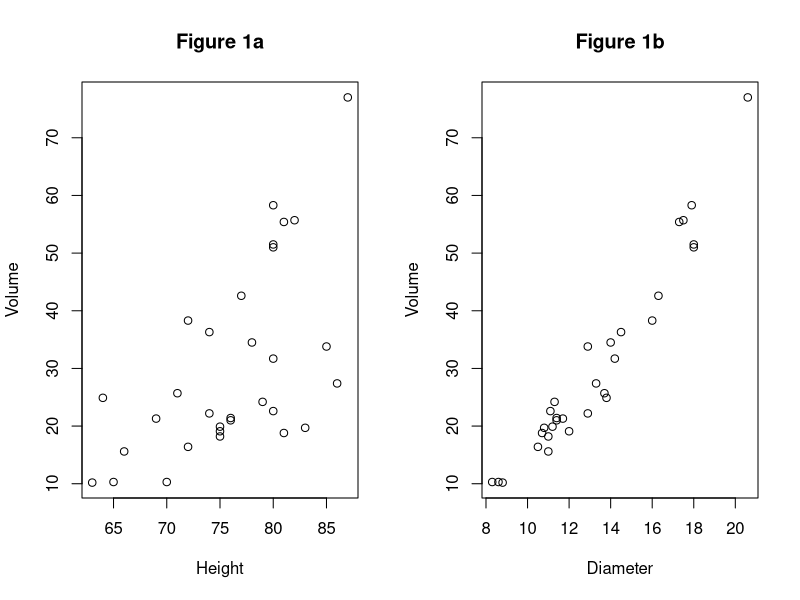
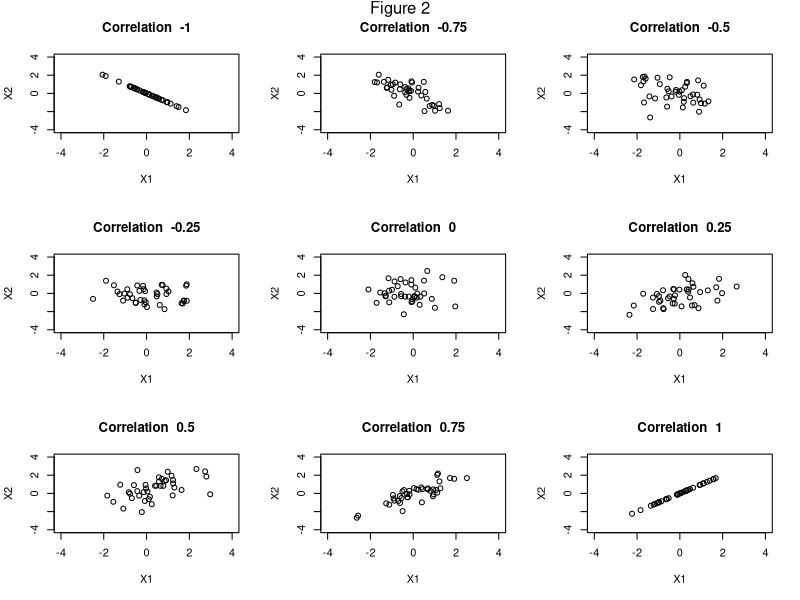
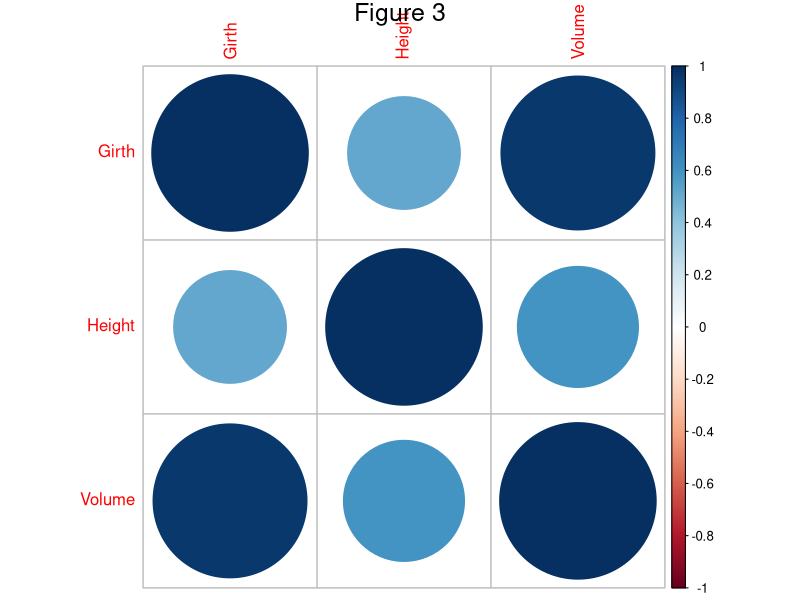
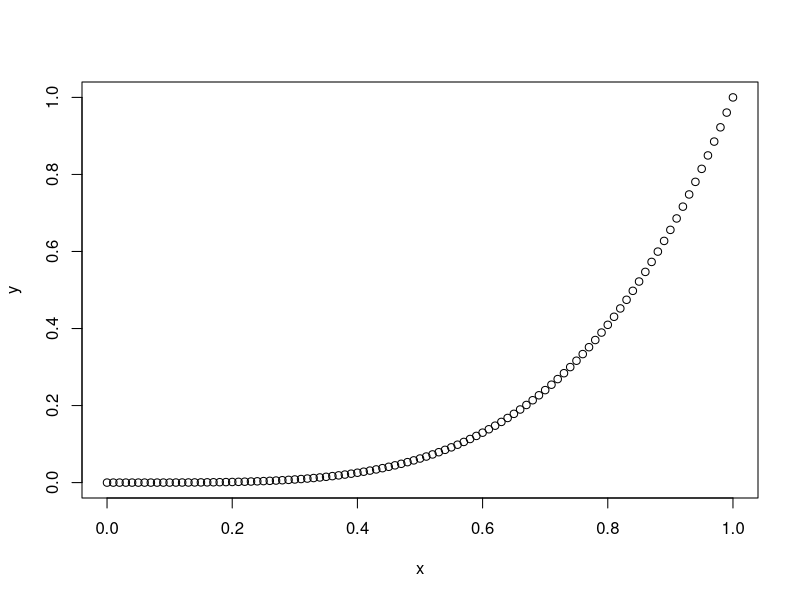

Recreate these plots in R, in order.
#################################################################
#---------------- Scatter Plot of Tree Data --------------------#
DataTree=trees
Diameter=DataTree[,1]     # inch (at 54 inches above ground)
Height=DataTree[,2]       # ft
Volume=DataTree[,3]       # cubic ft
par(mfrow=c(1,2))         # set the plotting area into a 1*2 array
plot(Height,Volume,title('Figure 1a'))
plot(Diameter,Volume,title('Figure 1b'))
cov(Height,Volume)
cov(Diameter,Volume)
#################################################################
#---------- Scatter Plot at different correlation --------------#
library('mvtnorm')
ArrayOfRho=seq(-1,1,by=.25)
x1=seq(-2,2,.05)
x2=seq(-2,2,.05)
Mu1=0; S1=1
Mu2=0; S2=1
Grid=expand.grid(x1, x2) 
par(mfrow=c(3,3))
sample_size=40
Mu=rbind(Mu1,Mu2)
for(i in 1:9)
{
  CovarianceMatrix=matrix(c(S1,sqrt(S1*S2)*ArrayOfRho[i],sqrt(S1*S2)*ArrayOfRho[i],S2),2)
  z=rmvnorm(sample_size, Mu, CovarianceMatrix) #Generating multivariate normal
  plot(z[,1],z[,2],main=paste("Correlation ",ArrayOfRho[i]),
     xlab="X1", ylab="X2",xlim=c(-4, 4), ylim=c(-4,4))  #Scatter plot of bivariate normal
}
mtext('Figure 2', outer=TRUE,  cex=1, line=-1.25)
#################################################################
#----------- Pearson's Correlation of Tree Data ----------------#
cor(Diameter,Volume)
cor(Height,Volume)
cor(DataTree)
library(corrplot)
par(mfrow=c(1,1));corrplot(cor(DataTree));mtext('Figure 3', outer=TRUE,  cex=1.5, line=-1.25)
cor.test(Diameter,Volume)
cor.test(Height,Volume)
#################################################################
#-------- Pearson's Sensitivity and Rank Correlation -----------#
#################################################################
#------------------- Nonlinear Relationship --------------------#
x=seq(0,1,.01);y=x^4              # Non-linear relation
par(mfrow=c(1,1));plot(x,y)
cor(x,y)                          # Pearson
cor(x,y,method = 'spearm')        # Spearman
cor(x,y,method = 'kendall')       # Kendall
#----------------------- Sensitiveness -------------------------#
x=seq(0,1,.01);y=x                # Linear relation
y[length(y)]=10                   # Outlier
cor(x,y)
cor(x,y,method = 'spearm')
cor(x,y,method = 'kendall')
#################################################################
#--------------- Excell Example Data with Tie ------------------#
x=c(6,27,46,30,28,30,15,18,24,32,22,34,24,4,25,38,50,6)
y=c(4,8,8,14,15,9,11,9,6,9,13,10,7,9,5,11,12,4)
cor(x,y)                    # Pearson's Correlation of Excell Data
cor(x,y,method = 'spearm')  # Spearman's Correlation of Excell Data 
cor(x,y,method = 'kendall') # Kendall's Correlation of Excell Data 
#################################################################
#----------- Spearman's Correlation of Tree Data ---------------#
cor.test(Diameter,Volume,method = 'spearm')
cor.test(Height,Volume,method = 'spearm')
#------------ Kendall's Correlation of Tree Data ---------------#
cor.test(Diameter,Volume,method = 'kendall')
cor.test(Height,Volume,method = 'kendall')

